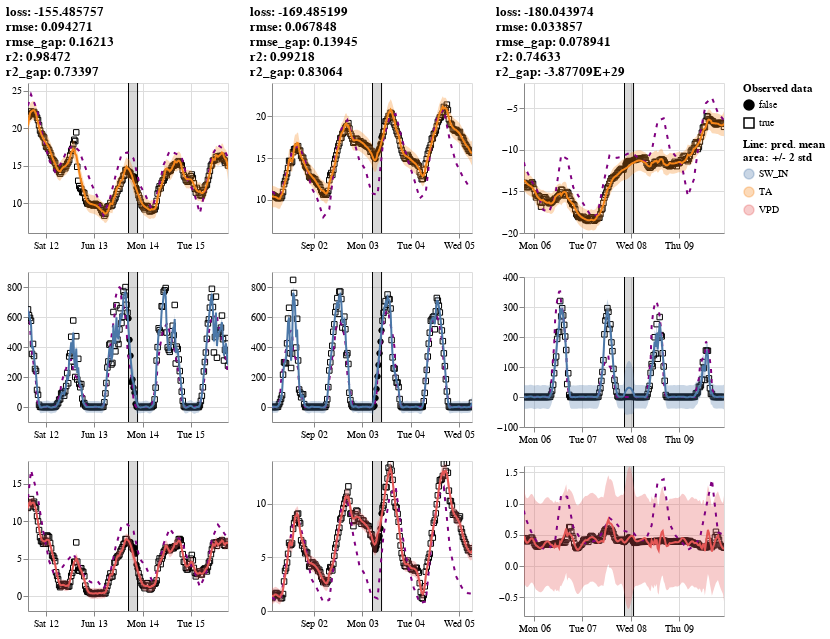

This figure's Vega-Lite source:
### Vega-Lite specification from a JSON file in a GitHub repository (floating-point values rounded to 4 significant figures; data arrays with more than 128 entries replaced by an {"elided": "..."} marker saying what was removed)
{"$schema": "https://vega.github.io/schema/vega-lite/v5.2.0.json", "config": {"view": {"continuousHeight": 300, "continuousWidth": 400}}, "datasets": {"data-02c6faee533aa1b3e99bdb9599332faf": {"elided": "200 records"}, "data-08853867cc92b105ad2dd71e7f005789": {"elided": "200 records"}, "data-121e381ee0d2b45589e813b6e2364425": {"elided": "200 records"}, "data-15485584426ece7248496c78f68edd88": [{"gap_end": "2012-02-08T01:30:00", "gap_start": "2012-02-07T21:00:00"}], "data-1ae4811edfab81ae4fd28a6210aaf68d": {"elided": "200 records"}, "data-24d68bd3f20fac5894638e5ed58515f6": {"elided": "200 records"}, "data-6c3ec2a1bbaa98a86a110d0162dba4f7": [{"gap_end": "2010-06-13T21:30:00", "gap_start": "2010-06-13T17:00:00"}], "data-84cf2c8a189f95b40e2b6c24873e1e5a": {"elided": "200 records"}, "data-9f7a6ea7a502eac40ea9e48fd070a4cc": {"elided": "200 records"}, "data-bc3f1c9e1fd9a8cbf96a87fbebe2a14e": {"elided": "200 records"}, "data-c316bd95de00b2ff062eeaecadc666f4": [{"gap_end": "2012-09-03T09:30:00", "gap_start": "2012-09-03T05:00:00"}], "data-ca5d7f276eb963cfd4c64b6dc8fe9072": {"elided": "200 records"}}, "hconcat": [{"title": ["loss: -155.485757", "rmse: 0.094271", "rmse_gap: 0.16213", "r2: 0.98472", "r2_gap: 0.73397"], "vconcat": [{"hconcat": [{"height": 150, "layer": [{"data": {"name": "data-02c6faee533aa1b3e99bdb9599332faf"}, "encoding": {"fill": {"field": "is_present", "legend": {"title": ["Observed data"]}, "scale": {"range": ["black", "#ffffff00"]}, "type": "nominal"}, "shape": {"field": "is_present", "type": "nominal"}, "x": {"axis": {"domain": true, "labels": true, "ticks": true, "title": "time"}, "field": "time", "type": "temporal"}, "y": {"field": "value", "scale": {"zero": false}, "title": "", "type": "quantitative"}}, "mark": {"color": "black", "fillOpacity": 1, "strokeWidth": 1, "type": "point"}}, {"data": {"name": "data-6c3ec2a1bbaa98a86a110d0162dba4f7"}, "layer": [{"encoding": {"x": {"axis": {"domain": false, "labels": false, "ticks": false, "title": null}, "field": "gap_start", "type": "temporal"}}, "mark": "rule"}, {"encoding": {"x": {"axis": {"domain": false, "labels": false, "ticks": false, "title": null}, "field": "gap_end", "type": "temporal"}}, "mark": "rule"}, {"encoding": {"x": {"axis": {"domain": false, "labels": false, "ticks": false, "title": null}, "field": "gap_start", "type": "temporal"}, "x2": {"field": "gap_end"}}, "mark": {"color": "black", "opacity": 0.15, "type": "rect"}}]}, {"data": {"name": "data-02c6faee533aa1b3e99bdb9599332faf"}, "encoding": {"color": {"field": "variable", "legend": {"title": ["Line: pred. mean", "area: +/- 2 std"]}, "type": "nominal"}, "x": {"field": "time", "type": "temporal"}, "y": {"field": "err_low", "scale": {"zero": false}, "title": "", "type": "quantitative"}, "y2": {"field": "err_high"}}, "mark": "errorband", "name": "view_279"}, {"data": {"name": "data-02c6faee533aa1b3e99bdb9599332faf"}, "encoding": {"x": {"field": "time", "type": "temporal"}, "y": {"field": "control", "scale": {"zero": false}, "title": "", "type": "quantitative"}}, "mark": {"color": "purple", "strokeDash": [4, 6], "type": "line"}}, {"data": {"name": "data-02c6faee533aa1b3e99bdb9599332faf"}, "encoding": {"color": {"field": "variable", "type": "nominal"}, "x": {"field": "time", "type": "temporal"}, "y": {"field": "mean", "scale": {"zero": false}, "title": "", "type": "quantitative"}}, "mark": "line"}], "title": "", "width": 200}]}, {"hconcat": [{"height": 150, "layer": [{"data": {"name": "data-ca5d7f276eb963cfd4c64b6dc8fe9072"}, "encoding": {"fill": {"field": "is_present", "legend": {"title": ["Observed data"]}, "scale": {"range": ["black", "#ffffff00"]}, "type": "nominal"}, "shape": {"field": "is_present", "type": "nominal"}, "x": {"axis": {"domain": true, "labels": true, "ticks": true, "title": "time"}, "field": "time", "type": "temporal"}, "y": {"field": "value", "scale": {"zero": false}, "title": "", "type": "quantitative"}}, "mark": {"color": "black", "fillOpacity": 1, "strokeWidth": 1, "type": "point"}}, {"data": {"name": "data-6c3ec2a1bbaa98a86a110d0162dba4f7"}, "layer": [{"encoding": {"x": {"axis": {"domain": false, "labels": false, "ticks": false, "title": null}, "field": "gap_start", "type": "temporal"}}, "mark": "rule"}, {"encoding": {"x": {"axis": {"domain": false, "labels": false, "ticks": false, "title": null}, "field": "gap_end", "type": "temporal"}}, "mark": "rule"}, {"encoding": {"x": {"axis": {"domain": false, "labels": false, "ticks": false, "title": null}, "field": "gap_start", "type": "temporal"}, "x2": {"field": "gap_end"}}, "mark": {"color": "black", "opacity": 0.15, "type": "rect"}}]}, {"data": {"name": "data-ca5d7f276eb963cfd4c64b6dc8fe9072"}, "encoding": {"color": {"field": "variable", "legend": {"title": ["Line: pred. mean", "area: +/- 2 std"]}, "type": "nominal"}, "x": {"field": "time", "type": "temporal"}, "y": {"field": "err_low", "scale": {"zero": false}, "title": "", "type": "quantitative"}, "y2": {"field": "err_high"}}, "mark": "errorband", "name": "view_280"}, {"data": {"name": "data-ca5d7f276eb963cfd4c64b6dc8fe9072"}, "encoding": {"x": {"field": "time", "type": "temporal"}, "y": {"field": "control", "scale": {"zero": false}, "title": "", "type": "quantitative"}}, "mark": {"color": "purple", "strokeDash": [4, 6], "type": "line"}}, {"data": {"name": "data-ca5d7f276eb963cfd4c64b6dc8fe9072"}, "encoding": {"color": {"field": "variable", "type": "nominal"}, "x": {"field": "time", "type": "temporal"}, "y": {"field": "mean", "scale": {"zero": false}, "title": "", "type": "quantitative"}}, "mark": "line"}], "title": "", "width": 200}]}, {"hconcat": [{"height": 150, "layer": [{"data": {"name": "data-9f7a6ea7a502eac40ea9e48fd070a4cc"}, "encoding": {"fill": {"field": "is_present", "legend": {"title": ["Observed data"]}, "scale": {"range": ["black", "#ffffff00"]}, "type": "nominal"}, "shape": {"field": "is_present", "type": "nominal"}, "x": {"axis": {"domain": true, "labels": true, "ticks": true, "title": "time"}, "field": "time", "type": "temporal"}, "y": {"field": "value", "scale": {"zero": false}, "title": "", "type": "quantitative"}}, "mark": {"color": "black", "fillOpacity": 1, "strokeWidth": 1, "type": "point"}}, {"data": {"name": "data-6c3ec2a1bbaa98a86a110d0162dba4f7"}, "layer": [{"encoding": {"x": {"axis": {"domain": false, "labels": false, "ticks": false, "title": null}, "field": "gap_start", "type": "temporal"}}, "mark": "rule"}, {"encoding": {"x": {"axis": {"domain": false, "labels": false, "ticks": false, "title": null}, "field": "gap_end", "type": "temporal"}}, "mark": "rule"}, {"encoding": {"x": {"axis": {"domain": false, "labels": false, "ticks": false, "title": null}, "field": "gap_start", "type": "temporal"}, "x2": {"field": "gap_end"}}, "mark": {"color": "black", "opacity": 0.15, "type": "rect"}}]}, {"data": {"name": "data-9f7a6ea7a502eac40ea9e48fd070a4cc"}, "encoding": {"color": {"field": "variable", "legend": {"title": ["Line: pred. mean", "area: +/- 2 std"]}, "type": "nominal"}, "x": {"field": "time", "type": "temporal"}, "y": {"field": "err_low", "scale": {"zero": false}, "title": "", "type": "quantitative"}, "y2": {"field": "err_high"}}, "mark": "errorband", "name": "view_281"}, {"data": {"name": "data-9f7a6ea7a502eac40ea9e48fd070a4cc"}, "encoding": {"x": {"field": "time", "type": "temporal"}, "y": {"field": "control", "scale": {"zero": false}, "title": "", "type": "quantitative"}}, "mark": {"color": "purple", "strokeDash": [4, 6], "type": "line"}}, {"data": {"name": "data-9f7a6ea7a502eac40ea9e48fd070a4cc"}, "encoding": {"color": {"field": "variable", "type": "nominal"}, "x": {"field": "time", "type": "temporal"}, "y": {"field": "mean", "scale": {"zero": false}, "title": "", "type": "quantitative"}}, "mark": "line"}], "title": "", "width": 200}]}]}, {"title": ["loss: -169.485199", "rmse: 0.067848", "rmse_gap: 0.13945", "r2: 0.99218", "r2_gap: 0.83064"], "vconcat": [{"hconcat": [{"height": 150, "layer": [{"data": {"name": "data-1ae4811edfab81ae4fd28a6210aaf68d"}, "encoding": {"fill": {"field": "is_present", "legend": {"title": ["Observed data"]}, "scale": {"range": ["black", "#ffffff00"]}, "type": "nominal"}, "shape": {"field": "is_present", "type": "nominal"}, "x": {"axis": {"domain": true, "labels": true, "ticks": true, "title": "time"}, "field": "time", "type": "temporal"}, "y": {"field": "value", "scale": {"zero": false}, "title": "", "type": "quantitative"}}, "mark": {"color": "black", "fillOpacity": 1, "strokeWidth": 1, "type": "point"}}, {"data": {"name": "data-c316bd95de00b2ff062eeaecadc666f4"}, "layer": [{"encoding": {"x": {"axis": {"domain": false, "labels": false, "ticks": false, "title": null}, "field": "gap_start", "type": "temporal"}}, "mark": "rule"}, {"encoding": {"x": {"axis": {"domain": false, "labels": false, "ticks": false, "title": null}, "field": "gap_end", "type": "temporal"}}, "mark": "rule"}, {"encoding": {"x": {"axis": {"domain": false, "labels": false, "ticks": false, "title": null}, "field": "gap_start", "type": "temporal"}, "x2": {"field": "gap_end"}}, "mark": {"color": "black", "opacity": 0.15, "type": "rect"}}]}, {"data": {"name": "data-1ae4811edfab81ae4fd28a6210aaf68d"}, "encoding": {"color": {"field": "variable", "legend": {"title": ["Line: pred. mean", "area: +/- 2 std"]}, "type": "nominal"}, "x": {"field": "time", "type": "temporal"}, "y": {"field": "err_low", "scale": {"zero": false}, "title": "", "type": "quantitative"}, "y2": {"field": "err_high"}}, "mark": "errorband", "name": "view_282"}, {"data": {"name": "data-1ae4811edfab81ae4fd28a6210aaf68d"}, "encoding": {"x": {"field": "time", "type": "temporal"}, "y": {"field": "control", "scale": {"zero": false}, "title": "", "type": "quantitative"}}, "mark": {"color": "purple", "strokeDash": [4, 6], "type": "line"}}, {"data": {"name": "data-1ae4811edfab81ae4fd28a6210aaf68d"}, "encoding": {"color": {"field": "variable", "type": "nominal"}, "x": {"field": "time", "type": "temporal"}, "y": {"field": "mean", "scale": {"zero": false}, "title": "", "type": "quantitative"}}, "mark": "line"}], "title": "", "width": 200}]}, {"hconcat": [{"height": 150, "layer": [{"data": {"name": "data-121e381ee0d2b45589e813b6e2364425"}, "encoding": {"fill": {"field": "is_present", "legend": {"title": ["Observed data"]}, "scale": {"range": ["black", "#ffffff00"]}, "type": "nominal"}, "shape": {"field": "is_present", "type": "nominal"}, "x": {"axis": {"domain": true, "labels": true, "ticks": true, "title": "time"}, "field": "time", "type": "temporal"}, "y": {"field": "value", "scale": {"zero": false}, "title": "", "type": "quantitative"}}, "mark": {"color": "black", "fillOpacity": 1, "strokeWidth": 1, "type": "point"}}, {"data": {"name": "data-c316bd95de00b2ff062eeaecadc666f4"}, "layer": [{"encoding": {"x": {"axis": {"domain": false, "labels": false, "ticks": false, "title": null}, "field": "gap_start", "type": "temporal"}}, "mark": "rule"}, {"encoding": {"x": {"axis": {"domain": false, "labels": false, "ticks": false, "title": null}, "field": "gap_end", "type": "temporal"}}, "mark": "rule"}, {"encoding": {"x": {"axis": {"domain": false, "labels": false, "ticks": false, "title": null}, "field": "gap_start", "type": "temporal"}, "x2": {"field": "gap_end"}}, "mark": {"color": "black", "opacity": 0.15, "type": "rect"}}]}, {"data": {"name": "data-121e381ee0d2b45589e813b6e2364425"}, "encoding": {"color": {"field": "variable", "legend": {"title": ["Line: pred. mean", "area: +/- 2 std"]}, "type": "nominal"}, "x": {"field": "time", "type": "temporal"}, "y": {"field": "err_low", "scale": {"zero": false}, "title": "", "type": "quantitative"}, "y2": {"field": "err_high"}}, "mark": "errorband", "name": "view_283"}, {"data": {"name": "data-121e381ee0d2b45589e813b6e2364425"}, "encoding": {"x": {"field": "time", "type": "temporal"}, "y": {"field": "control", "scale": {"zero": false}, "title": "", "type": "quantitative"}}, "mark": {"color": "purple", "strokeDash": [4, 6], "type": "line"}}, {"data": {"name": "data-121e381ee0d2b45589e813b6e2364425"}, "encoding": {"color": {"field": "variable", "type": "nominal"}, "x": {"field": "time", "type": "temporal"}, "y": {"field": "mean", "scale": {"zero": false}, "title": "", "type": "quantitative"}}, "mark": "line"}], "title": "", "width": 200}]}, {"hconcat": [{"height": 150, "layer": [{"data": {"name": "data-84cf2c8a189f95b40e2b6c24873e1e5a"}, "encoding": {"fill": {"field": "is_present", "legend": {"title": ["Observed data"]}, "scale": {"range": ["black", "#ffffff00"]}, "type": "nominal"}, "shape": {"field": "is_present", "type": "nominal"}, "x": {"axis": {"domain": true, "labels": true, "ticks": true, "title": "time"}, "field": "time", "type": "temporal"}, "y": {"field": "value", "scale": {"zero": false}, "title": "", "type": "quantitative"}}, "mark": {"color": "black", "fillOpacity": 1, "strokeWidth": 1, "type": "point"}}, {"data": {"name": "data-c316bd95de00b2ff062eeaecadc666f4"}, "layer": [{"encoding": {"x": {"axis": {"domain": false, "labels": false, "ticks": false, "title": null}, "field": "gap_start", "type": "temporal"}}, "mark": "rule"}, {"encoding": {"x": {"axis": {"domain": false, "labels": false, "ticks": false, "title": null}, "field": "gap_end", "type": "temporal"}}, "mark": "rule"}, {"encoding": {"x": {"axis": {"domain": false, "labels": false, "ticks": false, "title": null}, "field": "gap_start", "type": "temporal"}, "x2": {"field": "gap_end"}}, "mark": {"color": "black", "opacity": 0.15, "type": "rect"}}]}, {"data": {"name": "data-84cf2c8a189f95b40e2b6c24873e1e5a"}, "encoding": {"color": {"field": "variable", "legend": {"title": ["Line: pred. mean", "area: +/- 2 std"]}, "type": "nominal"}, "x": {"field": "time", "type": "temporal"}, "y": {"field": "err_low", "scale": {"zero": false}, "title": "", "type": "quantitative"}, "y2": {"field": "err_high"}}, "mark": "errorband", "name": "view_284"}, {"data": {"name": "data-84cf2c8a189f95b40e2b6c24873e1e5a"}, "encoding": {"x": {"field": "time", "type": "temporal"}, "y": {"field": "control", "scale": {"zero": false}, "title": "", "type": "quantitative"}}, "mark": {"color": "purple", "strokeDash": [4, 6], "type": "line"}}, {"data": {"name": "data-84cf2c8a189f95b40e2b6c24873e1e5a"}, "encoding": {"color": {"field": "variable", "type": "nominal"}, "x": {"field": "time", "type": "temporal"}, "y": {"field": "mean", "scale": {"zero": false}, "title": "", "type": "quantitative"}}, "mark": "line"}], "title": "", "width": 200}]}]}, {"title": ["loss: -180.043974", "rmse: 0.033857", "rmse_gap: 0.078941", "r2: 0.74633", "r2_gap: -3.87709E+29"], "vconcat": [{"hconcat": [{"height": 150, "layer": [{"data": {"name": "data-bc3f1c9e1fd9a8cbf96a87fbebe2a14e"}, "encoding": {"fill": {"field": "is_present", "legend": {"title": ["Observed data"]}, "scale": {"range": ["black", "#ffffff00"]}, "type": "nominal"}, "shape": {"field": "is_present", "type": "nominal"}, "x": {"axis": {"domain": true, "labels": true, "ticks": true, "title": "time"}, "field": "time", "type": "temporal"}, "y": {"field": "value", "scale": {"zero": false}, "title": "", "type": "quantitative"}}, "mark": {"color": "black", "fillOpacity": 1, "strokeWidth": 1, "type": "point"}}, {"data": {"name": "data-15485584426ece7248496c78f68edd88"}, "layer": [{"encoding": {"x": {"axis": {"domain": false, "labels": false, "ticks": false, "title": null}, "field": "gap_start", "type": "temporal"}}, "mark": "rule"}, {"encoding": {"x": {"axis": {"domain": false, "labels": false, "ticks": false, "title": null}, "field": "gap_end", "type": "temporal"}}, "mark": "rule"}, {"encoding": {"x": {"axis": {"domain": false, "labels": false, "ticks": false, "title": null}, "field": "gap_start", "type": "temporal"}, "x2": {"field": "gap_end"}}, "mark": {"color": "black", "opacity": 0.15, "type": "rect"}}]}, {"data": {"name": "data-bc3f1c9e1fd9a8cbf96a87fbebe2a14e"}, "encoding": {"color": {"field": "variable", "legend": {"title": ["Line: pred. mean", "area: +/- 2 std"]}, "type": "nominal"}, "x": {"field": "time", "type": "temporal"}, "y": {"field": "err_low", "scale": {"zero": false}, "title": "", "type": "quantitative"}, "y2": {"field": "err_high"}}, "mark": "errorband", "name": "view_285"}, {"data": {"name": "data-bc3f1c9e1fd9a8cbf96a87fbebe2a14e"}, "encoding": {"x": {"field": "time", "type": "temporal"}, "y": {"field": "control", "scale": {"zero": false}, "title": "", "type": "quantitative"}}, "mark": {"color": "purple", "strokeDash": [4, 6], "type": "line"}}, {"data": {"name": "data-bc3f1c9e1fd9a8cbf96a87fbebe2a14e"}, "encoding": {"color": {"field": "variable", "type": "nominal"}, "x": {"field": "time", "type": "temporal"}, "y": {"field": "mean", "scale": {"zero": false}, "title": "", "type": "quantitative"}}, "mark": "line"}], "title": "", "width": 200}]}, {"hconcat": [{"height": 150, "layer": [{"data": {"name": "data-08853867cc92b105ad2dd71e7f005789"}, "encoding": {"fill": {"field": "is_present", "legend": {"title": ["Observed data"]}, "scale": {"range": ["black", "#ffffff00"]}, "type": "nominal"}, "shape": {"field": "is_present", "type": "nominal"}, "x": {"axis": {"domain": true, "labels": true, "ticks": true, "title": "time"}, "field": "time", "type": "temporal"}, "y": {"field": "value", "scale": {"zero": false}, "title": "", "type": "quantitative"}}, "mark": {"color": "black", "fillOpacity": 1, "strokeWidth": 1, "type": "point"}}, {"data": {"name": "data-15485584426ece7248496c78f68edd88"}, "layer": [{"encoding": {"x": {"axis": {"domain": false, "labels": false, "ticks": false, "title": null}, "field": "gap_start", "type": "temporal"}}, "mark": "rule"}, {"encoding": {"x": {"axis": {"domain": false, "labels": false, "ticks": false, "title": null}, "field": "gap_end", "type": "temporal"}}, "mark": "rule"}, {"encoding": {"x": {"axis": {"domain": false, "labels": false, "ticks": false, "title": null}, "field": "gap_start", "type": "temporal"}, "x2": {"field": "gap_end"}}, "mark": {"color": "black", "opacity": 0.15, "type": "rect"}}]}, {"data": {"name": "data-08853867cc92b105ad2dd71e7f005789"}, "encoding": {"color": {"field": "variable", "legend": {"title": ["Line: pred. mean", "area: +/- 2 std"]}, "type": "nominal"}, "x": {"field": "time", "type": "temporal"}, "y": {"field": "err_low", "scale": {"zero": false}, "title": "", "type": "quantitative"}, "y2": {"field": "err_high"}}, "mark": "errorband", "name": "view_286"}, {"data": {"name": "data-08853867cc92b105ad2dd71e7f005789"}, "encoding": {"x": {"field": "time", "type": "temporal"}, "y": {"field": "control", "scale": {"zero": false}, "title": "", "type": "quantitative"}}, "mark": {"color": "purple", "strokeDash": [4, 6], "type": "line"}}, {"data": {"name": "data-08853867cc92b105ad2dd71e7f005789"}, "encoding": {"color": {"field": "variable", "type": "nominal"}, "x": {"field": "time", "type": "temporal"}, "y": {"field": "mean", "scale": {"zero": false}, "title": "", "type": "quantitative"}}, "mark": "line"}], "title": "", "width": 200}]}, {"hconcat": [{"height": 150, "layer": [{"data": {"name": "data-24d68bd3f20fac5894638e5ed58515f6"}, "encoding": {"fill": {"field": "is_present", "legend": {"title": ["Observed data"]}, "scale": {"range": ["black", "#ffffff00"]}, "type": "nominal"}, "shape": {"field": "is_present", "type": "nominal"}, "x": {"axis": {"domain": true, "labels": true, "ticks": true, "title": "time"}, "field": "time", "type": "temporal"}, "y": {"field": "value", "scale": {"zero": false}, "title": "", "type": "quantitative"}}, "mark": {"color": "black", "fillOpacity": 1, "strokeWidth": 1, "type": "point"}}, {"data": {"name": "data-15485584426ece7248496c78f68edd88"}, "layer": [{"encoding": {"x": {"axis": {"domain": false, "labels": false, "ticks": false, "title": null}, "field": "gap_start", "type": "temporal"}}, "mark": "rule"}, {"encoding": {"x": {"axis": {"domain": false, "labels": false, "ticks": false, "title": null}, "field": "gap_end", "type": "temporal"}}, "mark": "rule"}, {"encoding": {"x": {"axis": {"domain": false, "labels": false, "ticks": false, "title": null}, "field": "gap_start", "type": "temporal"}, "x2": {"field": "gap_end"}}, "mark": {"color": "black", "opacity": 0.15, "type": "rect"}}]}, {"data": {"name": "data-24d68bd3f20fac5894638e5ed58515f6"}, "encoding": {"color": {"field": "variable", "legend": {"title": ["Line: pred. mean", "area: +/- 2 std"]}, "type": "nominal"}, "x": {"field": "time", "type": "temporal"}, "y": {"field": "err_low", "scale": {"zero": false}, "title": "", "type": "quantitative"}, "y2": {"field": "err_high"}}, "mark": "errorband", "name": "view_287"}, {"data": {"name": "data-24d68bd3f20fac5894638e5ed58515f6"}, "encoding": {"x": {"field": "time", "type": "temporal"}, "y": {"field": "control", "scale": {"zero": false}, "title": "", "type": "quantitative"}}, "mark": {"color": "purple", "strokeDash": [4, 6], "type": "line"}}, {"data": {"name": "data-24d68bd3f20fac5894638e5ed58515f6"}, "encoding": {"color": {"field": "variable", "type": "nominal"}, "x": {"field": "time", "type": "temporal"}, "y": {"field": "mean", "scale": {"zero": false}, "title": "", "type": "quantitative"}}, "mark": "line"}], "title": "", "width": 200}]}]}], "params": [{"bind": "scales", "name": "param_352", "select": {"encodings": ["x"], "type": "interval"}, "views": ["view_279", "view_280", "view_281"]}, {"bind": "scales", "name": "param_356", "select": {"encodings": ["x"], "type": "interval"}, "views": ["view_282", "view_283", "view_284"]}, {"bind": "scales", "name": "param_360", "select": {"encodings": ["x"], "type": "interval"}, "views": ["view_285", "view_286", "view_287"]}]}
